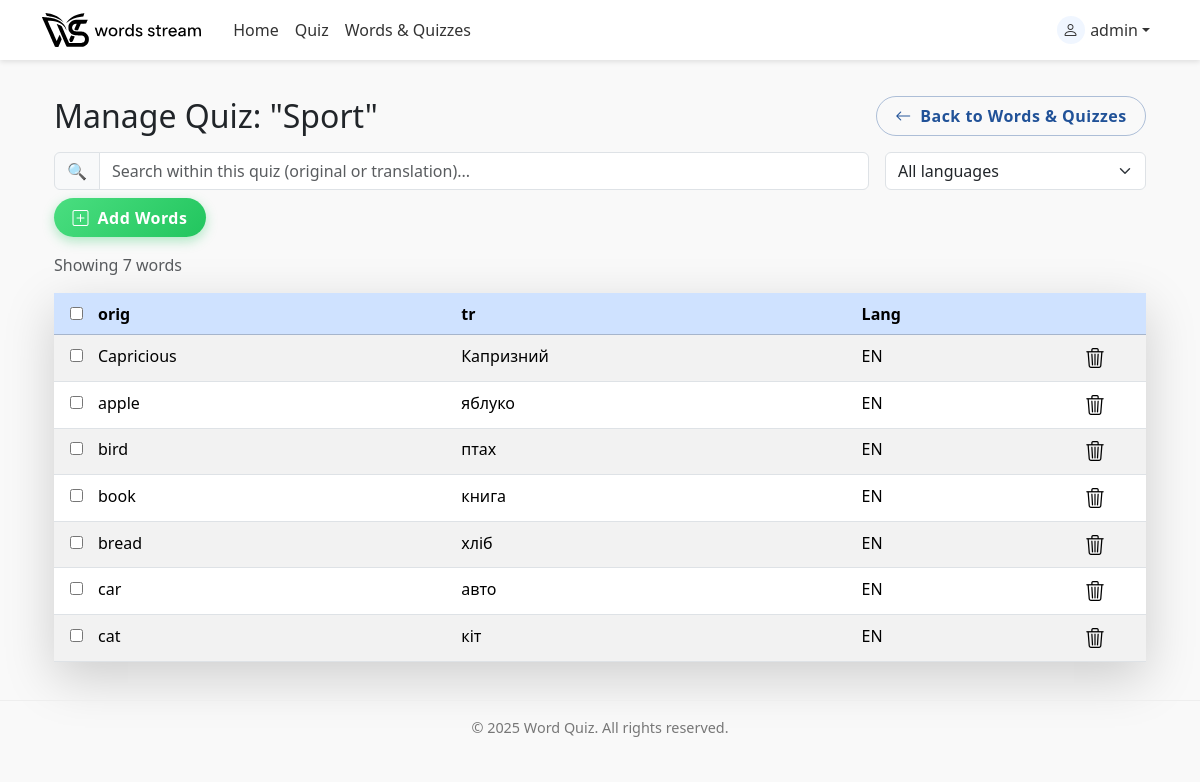
Page /quiz/8/ (signed in) on the earlier database version.
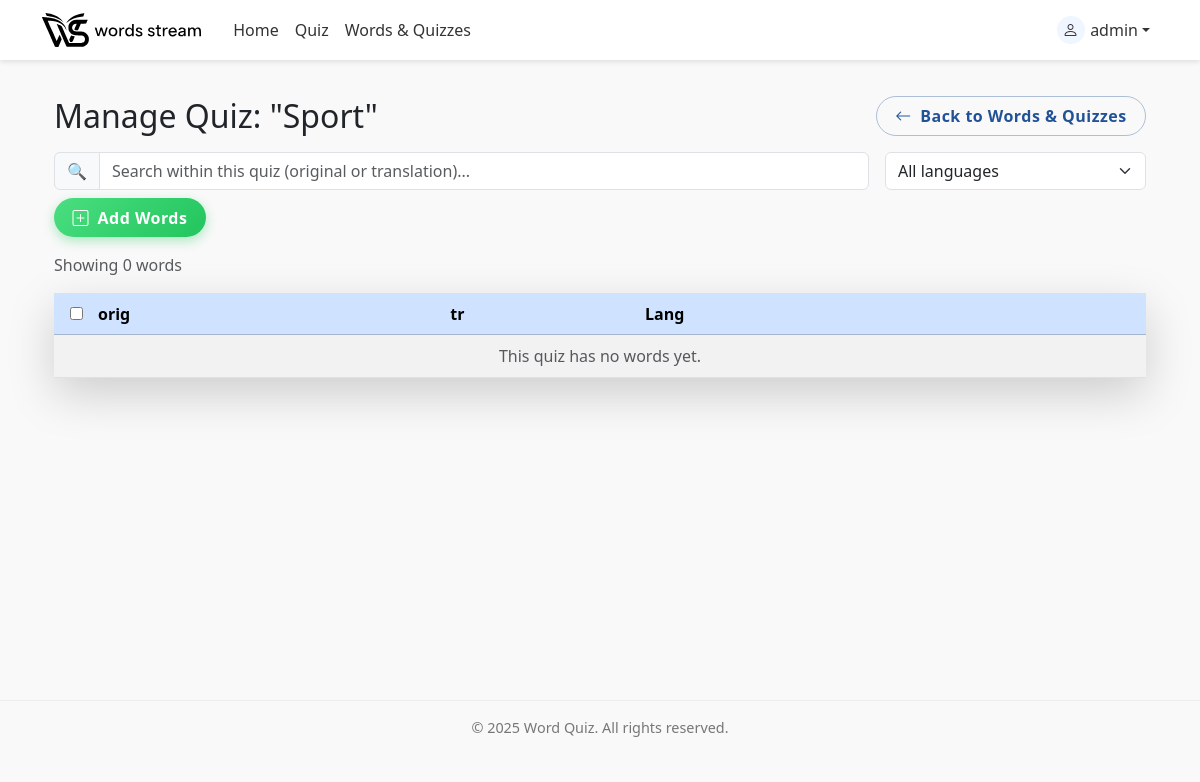
Same page on the later database version.
### quiz/models.py (models this page shows, shortened)
class CustomQuiz(models.Model):
    owner = models.ForeignKey(
        User,
        on_delete=models.CASCADE,
        related_name="custom_quizzes",
        null=True,      # temporary
        blank=True,
    )
    title = models.CharField(max_length=100)
    words = models.ManyToManyField(Word, related_name="in_quizzes")

class Word(models.Model):
    LANGUAGE_CHOICES = [
        ("de", "German"),
        ("en", "English"),
        ("uk", "Ukrainian"),
        ("pl", "Polish"),
        ("fr", "French"),
        ("es", "Spanish"),
    ]
    owner = models.ForeignKey(
        User,
        on_delete=models.CASCADE,
        related_name="words",
        null=True,      # temporary so old rows are allowed
        blank=True,     # same
    )
    original_word = models.CharField(max_length=100)
    translation = models.CharField(max_length=100)
    language = models.CharField(
        max_length=5,
        choices=LANGUAGE_CHOICES,
        default="de",
    )
    times_quizzed = models.IntegerField(default=0)
    correct_answers = models.IntegerField(default=0)
    timeout = models.IntegerField(default=0)
    class Meta:
        unique_together = ("owner", "original_word", "language")

### quiz/views.py (the view)
# urls.py: path('quiz/<int:pk>/', views.custom_quiz_detail, name='custom_quiz_detail'),
@login_required
def custom_quiz_detail(request, pk):
    quiz = get_object_or_404(CustomQuiz, pk=pk, owner=request.user)
    quiz_words = quiz.words.order_by('original_word')
    all_words = Word.objects.filter(owner=request.user).exclude(
        pk__in=quiz_words.values('pk')
    ).order_by('original_word')
    context = {
        'quiz': quiz,
        'quiz_words': quiz_words,
        'all_words': all_words,
        'language_choices': Word.LANGUAGE_CHOICES,
    }
    return render(request, 'quiz/quiz_manage_words.html', context)

### quiz/templates/quiz/quiz_manage_words.html (shortened to what this page needs)
{% extends "base.html" %}
{% load static %}
{% block content %}
<div class="container mt-1"
     id="quiz-manage-root"
     data-quiz-id="{{ quiz.id }}"
     data-add-url="{% url 'quiz:quiz_add_words' quiz.id %}"
     data-remove-url="{% url 'quiz:quiz_remove_word' quiz.id %}">
    <div class="d-flex flex-column flex-sm-row justify-content-between align-items-sm-center mb-3">
        <h2 class="mb-0 order-first order-sm-first text-center text-sm-start">
          Manage Quiz: "{{ quiz.title }}"
        </h2>
      <a
        href="{% url 'quiz:word_list' %}"
        class="btn btn-ws-base btn-ws-outline text-nowrap mt-2 mt-sm-0 order-last order-sm-last"
      >
        <i class="bi bi-arrow-left me-1"></i>
        Back to Words &amp; Quizzes
      </a>
    </div>
  {% include "quiz/partials/manage/_quiz_words_table.html" %}
</div>
{% endblock %}

### quiz/templates/base.html (shortened to what this page needs)
{% load static %}
<!DOCTYPE html>
<html lang="en">
<head>
    <link rel="stylesheet"
          href="https://cdn.jsdelivr.net/npm/bootstrap@5.3.3/dist/css/bootstrap.min.css">
    <link rel="stylesheet"
          href="https://cdn.jsdelivr.net/npm/bootstrap-icons@1.11.3/font/bootstrap-icons.css">
    <link rel="stylesheet" href="{% static 'quiz/css/styles.css' %}">
</head>
<body>
    <nav class="navbar navbar-expand-lg">
        <div class="container">
            <a class="navbar-brand d-flex align-items-center" href="{% url 'quiz:index' %}">
                <img src="{% static 'quiz/images/logo.svg' %}"
                     alt=""
                     height="34"
                     class="me-2">
            </a>
            <div class="collapse navbar-collapse" id="navbarNav">
                <ul class="navbar-nav me-auto mb-2 mb-lg-0">
                    <li class="nav-item">
                        <a class="nav-link" href="{% url 'quiz:index' %}">Home</a>
                    </li>
                    <li class="nav-item">
                        <a class="nav-link" href="{% url 'quiz:quiz' %}">Quiz</a>
                    </li>
                    {% if user.is_authenticated %}
                    <li class="nav-item">
                        <a class="nav-link" href="{% url 'quiz:word_list' %}">
                            Words &amp; Quizzes
                        </a>
                    </li>
                    {% endif %}
                </ul>
                <ul class="navbar-nav ms-auto mb-2 mb-lg-0">
                    {% if user.is_authenticated %}
                        <li class="nav-item dropdown">
                            <a class="nav-link dropdown-toggle d-flex align-items-center"
                               href="#" role="button" data-bs-toggle="dropdown"
                               aria-expanded="false">
                                <span class="user-avatar">
                                    <i class="bi bi-person"></i>
                                </span>
                                <span>{{ user.username }}</span>
                            </a>
                        </li>
                    {% endif %}
                </ul>
            </div>
        </div>
    </nav>
    <main class="container">
        {% block content %}
        {% endblock %}
    </main>
    <footer>
        &copy; {% now "Y" %} Word Quiz. All rights reserved.
    </footer>
</body>
</html>

### quiz/templates/quiz/partials/manage/_quiz_words_table.html (shortened to what this page needs)
<div class="mb-3">
  <div class="row g-2 g-lg-3 align-items-lg-center mb-2">
    <div class="col-12 col-lg-9">
      <div class="input-group">
        <span class="input-group-text">🔍</span>
        <input
          type="text"
          id="quiz-word-search"
          class="form-control"
          placeholder="Search within this quiz (original or translation)..."
        >
      </div>
    </div>
    <div class="col-12 col-lg-3">
      <select id="quiz-language-filter" class="form-select">
        <option value="">All languages</option>
      </select>
    </div>
  </div>
  <div class="d-flex flex-column flex-sm-row justify-content-start gap-2">
    <button
      id="open-add-words-modal-btn"
      class="btn btn-ws-base btn-ws-success flex-fill flex-sm-grow-0 text-nowrap"
    >
      <i class="bi bi-plus-square me-1"></i>
      Add Words
    </button>
  </div>
</div>
<p class="text-muted mb-3" id="quiz-word-count-text">
  Showing
  <span id="quiz-word-count-number">{{ quiz_words|length }}</span>
  word{% if quiz_words|length != 1 %}s{% endif %}
</p>
<div class="table-responsive table-wrapper shadow-lg">
  <table class="table table-striped table-hover table-sm table-no-gap mb-0">
    <thead class="table-primary">
      <tr>
        <th class="ps-3" style="width:40px;">
          <input type="checkbox" id="quiz-word-select-all">
        </th>
        <th>orig</th>
        <th>tr</th>
        <th class="d-none d-sm-table-cell">Lang</th>
        <th class="text-center" style="width: 90px;"></th>
      </tr>
    </thead>
    <tbody id="quiz-word-table-body">
      {% for word in quiz_words %}
        <tr data-word-id="{{ word.id }}" data-language="{{ word.language }}">
          <td class="ps-3">
            <input type="checkbox" class="quiz-word-checkbox">
          </td>
          <td>{{ word.original_word }}</td>
          <td>{{ word.translation }}</td>
          <td class="d-none d-sm-table-cell">
            {{ word.language|upper }}
          </td>
          <td class="text-center pe-3">
            <div class="d-flex justify-content-center">
              <i
                class="bi bi-trash3 fs-5 icon-action delete remove-word-btn"
                role="button"
                tabindex="0"
                title="Remove from quiz"
                aria-label="Remove word from this quiz"
              ></i>
            </div>
          </td>
        </tr>
      {% empty %}
        <tr>
          <td colspan="5" class="text-center text-muted">
            This quiz has no words yet.
          </td>
        </tr>
      {% endfor %}
    </tbody>
  </table>
</div>

### quiz/static/quiz/css/styles.css (style rules this page uses)
body { background-color: #f5f7fb; font-family: system-ui, -apple-system, BlinkMacSystemFont, "Segoe UI", sans-serif; }
.btn-ws-base { border-radius: 999px; font-weight: 600; letter-spacing: 0.03em; padding-inline: 1.15rem; padding-block: 0.45rem; border-width: 0; box-shadow: 0 4px 10px rgba(15, 35, 52, 0.1); transition: background-color 0.3s ease, color 0.3s ease, box-shadow 0.3s ease, transform 0.12s ease; }
.btn-ws-outline { background-color: transparent; color: #215298; border: 1px solid rgba(33, 82, 152, 0.35); box-shadow: none; }
.btn-ws-success { background: linear-gradient(135deg, #4ade80, #22c55e); color: #ffffff; box-shadow: 0 4px 12px rgba(34, 197, 94, 0.35); }

### quiz/templates/base.html (style rules this page uses)
body { background-color: #f9f9f9; font-family: system-ui, sans-serif; }
main { padding: 2rem 1rem; min-height: 80vh; }
footer { text-align: center; color: #777; padding: 1rem 0; border-top: 1px solid #eee; font-size: 0.9rem; }
nav.navbar { background-color: #ffffff; box-shadow: 0 2px 5px rgba(0,0,0,0.1); }
.navbar-brand { font-weight: 600; font-size: 1.3rem; }
.nav-link { color: #333 !important; font-weight: 500; }
.user-avatar { width: 28px; height: 28px; border-radius: 50%; background: #0d6efd10; display: inline-flex; align-items: center; justify-content: center; margin-right: 0.35rem; }
.user-avatar i { font-size: 1rem; }
.table td, .table th { padding-top: 0.55rem; padding-bottom: 0.55rem; overflow: hidden; text-overflow: ellipsis; }
.table td { white-space: nowrap; }
.table-no-gap { margin-bottom: 0; }

Differences in the rows shown:
removed Word: original_word "Capricious", translation "Капризний", language "EN"
removed Word: original_word "apple", translation "яблуко", language "EN"
removed Word: original_word "bird", translation "птах", language "EN"
removed Word: original_word "book", translation "книга", language "EN"
removed Word: original_word "bread", translation "хліб", language "EN"
removed Word: original_word "car", translation "авто", language "EN"
removed Word: original_word "cat", translation "кіт", language "EN"
Other differences:
{{ quiz_words|length }}: "7" → "0"
text now shown: "This quiz has no words yet."
